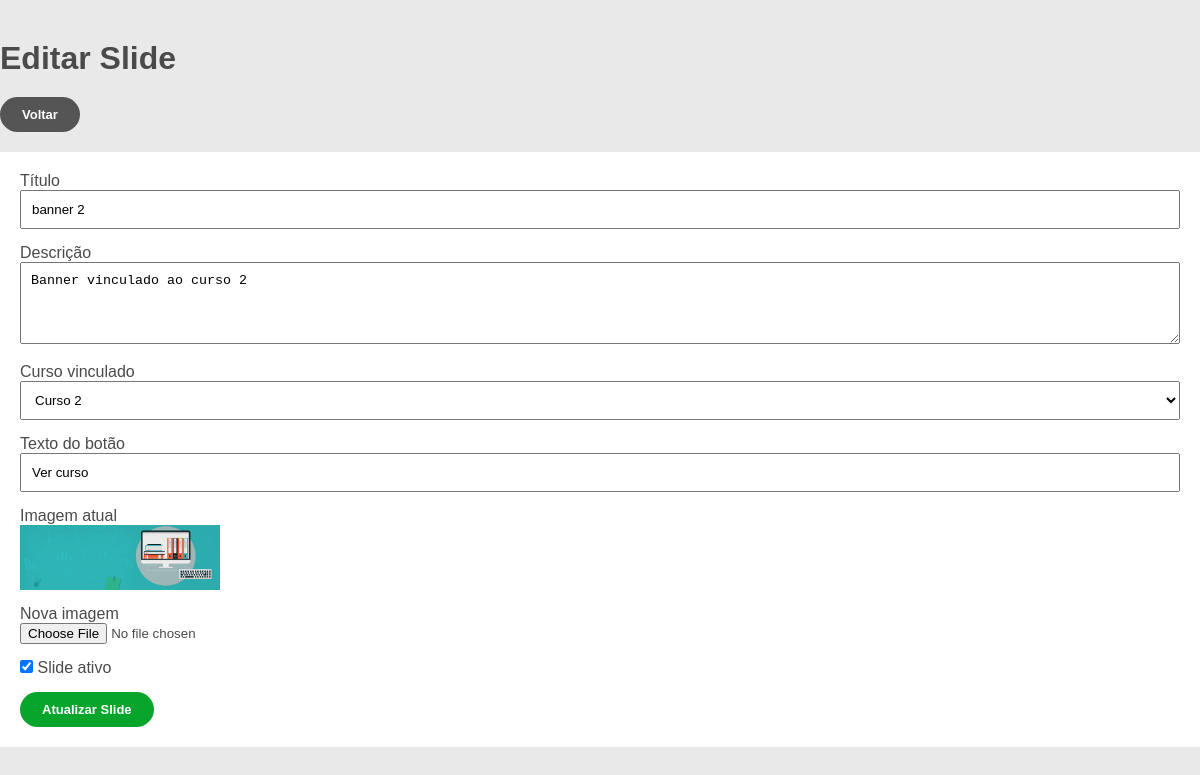
Page /admin/slideshow/editar.php?id=6 (signed in) on the committed database.
### tables this page shows
CREATE TABLE `slideshow` (
  `id` int(11) NOT NULL,
  `titulo` varchar(150) NOT NULL,
  `descricao` text NOT NULL,
  `imagem` varchar(255) NOT NULL,
  `curso_id` int(11) NOT NULL,
  `texto_botao` varchar(100) DEFAULT 'Ver curso',
  `ativo` tinyint(1) DEFAULT 1,
  `criado_em` timestamp NOT NULL DEFAULT current_timestamp()
);

CREATE TABLE `cursos` (
  `id` int(11) NOT NULL,
  `titulo` varchar(150) NOT NULL,
  `descricao` text NOT NULL,
  `imagem` varchar(255) NOT NULL,
  `criado_em` timestamp NOT NULL DEFAULT current_timestamp()
);

### admin/slideshow/editar.php (the view, shortened to what this page needs)
<?php
require_once '../../config/database.php';
$id = isset($_GET['id']) ? (int) $_GET['id'] : 0;
$stmt = $pdo->prepare("SELECT * FROM slideshow WHERE id = :id");
$stmt->execute([':id' => $id]);
$slide = $stmt->fetch(PDO::FETCH_ASSOC);
$stmtCursos = $pdo->query("SELECT id, titulo FROM cursos ORDER BY titulo ASC");
$cursos = $stmtCursos->fetchAll(PDO::FETCH_ASSOC);
?>
<!DOCTYPE html>
<html lang="pt-BR">
<head>
<link rel="stylesheet" href="../../assets/css/style.css">
</head>
<body>
<div class="container" style="padding:40px 0;">
    <h1>Editar Slide</h1>
    <div style="margin:20px 0;">
        <a href="listar.php" class="btn" style="background:#555;">Voltar</a>
    </div>
    <form method="POST" enctype="multipart/form-data" style="background:#fff;padding:20px;">
        <div style="margin-bottom:15px;">
            <label>Título</label><br>
            <input type="text" name="titulo" value="<?php echo htmlspecialchars($slide['titulo']); ?>" style="width:100%;padding:10px;">
        </div>
        <div style="margin-bottom:15px;">
            <label>Descrição</label><br>
            <textarea name="descricao" rows="4" style="width:100%;padding:10px;"><?php echo htmlspecialchars($slide['descricao']); ?></textarea>
        </div>
        <div style="margin-bottom:15px;">
            <label>Curso vinculado</label><br>
            <select name="curso_id" style="width:100%;padding:10px;">
                <?php foreach ($cursos as $curso): ?>
                    <option value="<?php echo $curso['id']; ?>" <?php echo ((int)$slide['curso_id'] === (int)$curso['id']) ? 'selected' : ''; ?>>
                        <?php echo htmlspecialchars($curso['titulo']); ?>
                    </option>
                <?php endforeach; ?>
            </select>
        </div>
        <div style="margin-bottom:15px;">
            <label>Texto do botão</label><br>
            <input type="text" name="texto_botao" value="<?php echo htmlspecialchars($slide['texto_botao']); ?>" style="width:100%;padding:10px;">
        </div>
        <div style="margin-bottom:15px;">
            <label>Imagem atual</label><br>
            <img src="../../assets/uploads/<?php echo htmlspecialchars($slide['imagem']); ?>" width="200" alt="<?php echo htmlspecialchars($slide['titulo']); ?>">
        </div>
        <div style="margin-bottom:15px;">
            <label>Nova imagem</label><br>
            <input type="file" name="imagem" accept="image/*">
        </div>
        <div style="margin-bottom:15px;">
            <label>
                <input type="checkbox" name="ativo" <?php echo $slide['ativo'] ? 'checked' : ''; ?>>
                Slide ativo
            </label>
        </div>
        <button type="submit" class="btn">Atualizar Slide</button>
    </form>
</div>
</body>
</html>

### assets/css/style.css (style rules this page uses)
* { margin: 0; padding: 0; box-sizing: border-box; }
body { font-family: Arial, sans-serif; background: #e9e9e9; color: #4a4a4a; }
img { max-width: 100%; display: block; }
a { text-decoration: none; }
.container { width: 100%; max-width: 1240px; margin: 0 auto; padding: 0 20px; }
.btn { display: inline-block; background: #08a52d; color: #ffffff; padding: 10px 22px; border-radius: 22px; font-size: 13px; font-weight: bold; border: none; cursor: pointer; text-align: center; transition: 0.2s ease; }

### rows in the picture
slideshow: titulo "banner 2", descricao "Banner vinculado ao curso 2", curso_id "Curso 2", texto_botao "Ver curso", imagem (picture), ativo "☑"
